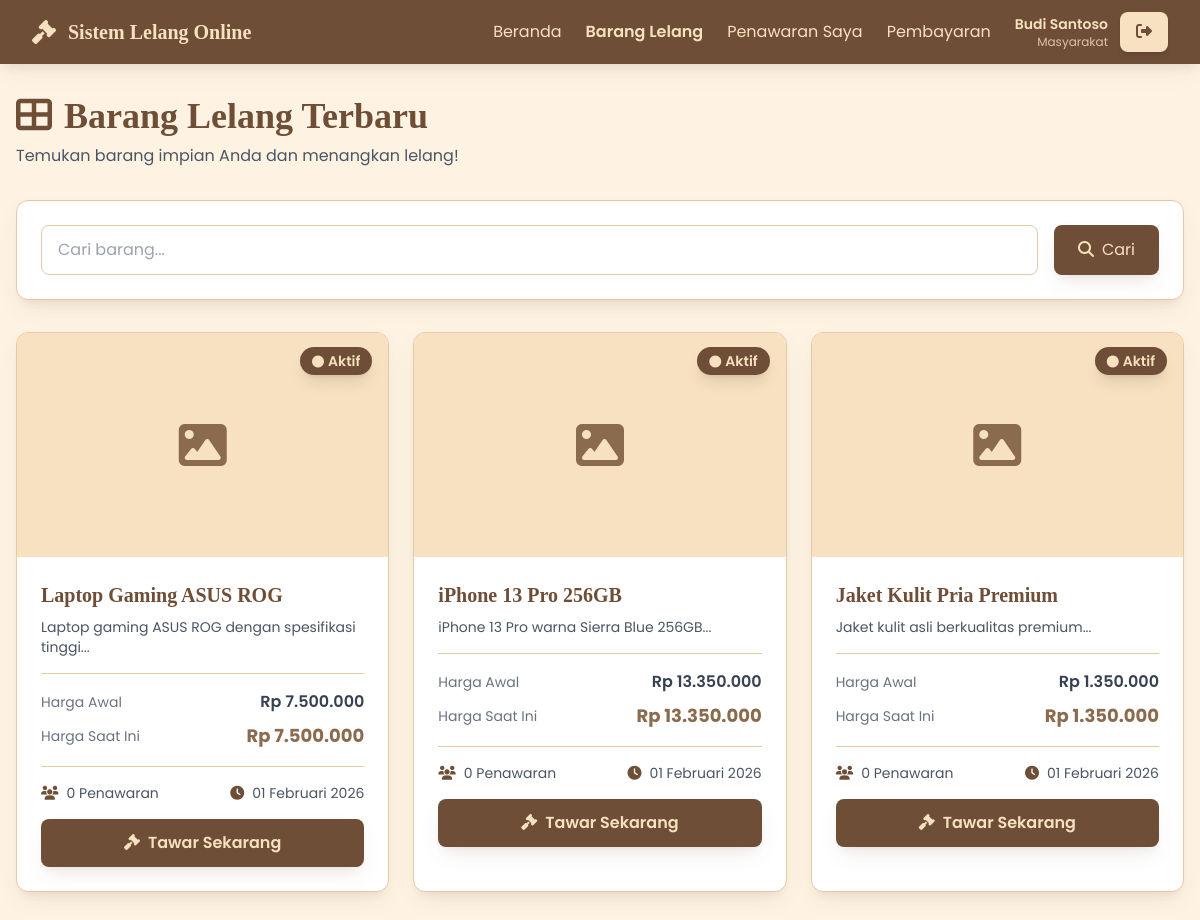
Page /masyarakat/barang_lelang.php (signed in) on the committed database.
### tables this page shows
CREATE TABLE tb_lelang (
    id_lelang INT(11) PRIMARY KEY AUTO_INCREMENT,
    id_barang INT(11) NOT NULL,
    tgl_lelang DATE NOT NULL,
    harga_akhir DECIMAL(15,2) DEFAULT 0,
    id_user INT(11),
    id_petugas INT(11),
    status ENUM('dibuka', 'ditutup') DEFAULT 'dibuka',
    created_at TIMESTAMP DEFAULT CURRENT_TIMESTAMP,
    FOREIGN KEY (id_barang) REFERENCES tb_barang(id_barang),
    FOREIGN KEY (id_user) REFERENCES tb_user(id_user),
    FOREIGN KEY (id_petugas) REFERENCES tb_user(id_user)
);

CREATE TABLE tb_barang (
    id_barang INT(11) PRIMARY KEY AUTO_INCREMENT,
    nama_barang VARCHAR(100) NOT NULL,
    tgl VARCHAR(20) NOT NULL,
    harga_awal DECIMAL(15,2) NOT NULL,
    deskripsi_barang TEXT,
    gambar VARCHAR(255),
    status_barang ENUM('pending', 'dibuka', 'ditutup') DEFAULT 'pending',
    created_at TIMESTAMP DEFAULT CURRENT_TIMESTAMP
);

### config/config.php (called while the page is built, shortened)
<?php
function formatRupiah($angka) {
    return 'Rp ' . number_format($angka, 0, ',', '.');
}
function formatTanggal($tanggal) {
    $bulan = array(
        1 => 'Januari', 'Februari', 'Maret', 'April', 'Mei', 'Juni',
        'Juli', 'Agustus', 'September', 'Oktober', 'November', 'Desember'
    );
    $pecah = explode('-', $tanggal);
    return $pecah[2] . ' ' . $bulan[(int)$pecah[1]] . ' ' . $pecah[0];
}
?>

### masyarakat/barang_lelang.php (the view, shortened to what this page needs)
<?php
require_once('../config/config.php');
$lelang_data = mysqli_query($conn, "SELECT l.*,
                                    b.nama_barang,
                                    b.harga_awal,
                                    b.gambar,
                                    b.deskripsi_barang,
                                    b.status_barang,
                                    (SELECT MAX(penawaran_harga) FROM history_lelang WHERE id_lelang = l.id_lelang) as harga_tertinggi,
                                    (SELECT COUNT(*) FROM history_lelang WHERE id_lelang = l.id_lelang) as jumlah_penawaran,
                                    (SELECT COUNT(*) FROM history_lelang WHERE id_lelang = l.id_lelang AND id_user = " . $_SESSION['id_user'] . ") as user_has_bid
                                    FROM tb_lelang l
                                    JOIN tb_barang b ON l.id_barang = b.id_barang
                                    WHERE l.status = 'dibuka'
                                    AND b.status_barang = 'dibuka'
                                    ORDER BY l.created_at DESC");
?>
<!DOCTYPE html>
<html lang="id">
<head>
    <script src="https://cdn.tailwindcss.com"></script>
    <link rel="stylesheet" href="https://cdnjs.cloudflare.com/ajax/libs/font-awesome/6.4.0/css/all.min.css">
</head>
<body class="bg-biscuit-light">
    <nav class="bg-coffee shadow-warm">
        <div class="max-w-7xl mx-auto px-4 sm:px-6 lg:px-8">
            <div class="flex justify-between h-16">
                <div class="flex items-center">
                    <i class="fas fa-gavel text-biscuit text-2xl mr-3"></i>
                    <span class="text-biscuit text-xl font-bold font-serif">Sistem Lelang Online</span>
                </div>
                <div class="flex items-center space-x-6">
                    <a href="dashboard.php" class="text-biscuit hover:text-biscuit-dark">Beranda</a>
                    <a href="barang_lelang.php" class="text-biscuit hover:text-biscuit-dark font-semibold">Barang Lelang</a>
                    <a href="penawaran_saya.php" class="text-biscuit hover:text-biscuit-dark">Penawaran Saya</a>
                    <a href="pembayaran.php" class="text-biscuit hover:text-biscuit-dark">Pembayaran</a>
                    <div class="flex items-center space-x-3">
                        <div class="text-right hidden lg:block">
                            <p class="text-biscuit text-sm font-semibold"><?php echo $_SESSION['nama_lengkap']; ?></p>
                            <p class="text-biscuit opacity-80 text-xs">Masyarakat</p>
                        </div>
                        <a href="../auth/logout.php" class="bg-biscuit hover:bg-biscuit-dark text-coffee px-4 py-2 rounded-lg transition duration-200 shadow-md">
                            <i class="fas fa-sign-out-alt"></i>
                        </a>
                    </div>
                </div>
            </div>
        </div>
    </nav>
    <div class="max-w-7xl mx-auto px-4 py-8">
        <div class="mb-8">
            <h1 class="text-4xl font-bold text-coffee font-serif mb-2">
                <i class="fas fa-th-large mr-3"></i>Barang Lelang Terbaru
            </h1>
            <p class="text-gray-600">Temukan barang impian Anda dan menangkan lelang!</p>
        </div>
        <div class="bg-white rounded-xl shadow-warm p-6 mb-8 border border-biscuit">
            <div class="flex flex-col md:flex-row gap-4">
                <div class="flex-1">
                    <input type="text" id="searchInput" placeholder="Cari barang..."
                           class="w-full px-4 py-3 border border-biscuit rounded-lg focus:ring-2 focus:ring-coffee focus:border-coffee bg-white">
                </div>
                <button onclick="searchBarang()" class="bg-coffee hover:bg-coffee-dark text-biscuit px-6 py-3 rounded-lg transition duration-200 shadow-warm">
                    <i class="fas fa-search mr-2"></i>Cari
                </button>
            </div>
        </div>
        <?php if(mysqli_num_rows($lelang_data) > 0): ?>
        <div class="grid grid-cols-1 md:grid-cols-2 lg:grid-cols-3 gap-6" id="barangGrid">
            <?php while($row = mysqli_fetch_assoc($lelang_data)): ?>
            <div class="bg-white rounded-xl shadow-warm overflow-hidden hover:shadow-xl transition duration-300 transform hover:-translate-y-1 border border-biscuit barang-card">
                <div class="h-56 bg-biscuit flex items-center justify-center relative overflow-hidden">
                    <?php
                    if(!empty($row['gambar']) && file_exists('../uploads/barang/' . $row['gambar'])):
                    ?>
                        <img src="../uploads/barang/<?php echo $row['gambar']; ?>"
                             alt="<?php echo htmlspecialchars($row['nama_barang']); ?>"
                             class="barang-image">
                    <?php elseif(!empty($row['gambar']) && file_exists('../uploads/' . $row['gambar'])): ?>
                        <img src="../uploads/<?php echo $row['gambar']; ?>"
                             alt="<?php echo htmlspecialchars($row['nama_barang']); ?>"
                             class="barang-image">
                    <?php else: ?>
                        <i class="fas fa-image text-coffee-light text-5xl"></i>
                    <?php endif; ?>
                    <div class="absolute top-4 right-4">
                        <span class="px-3 py-1 bg-coffee text-biscuit rounded-full text-sm font-semibold shadow-lg">
                            <i class="fas fa-circle text-xs mr-1 animate-pulse"></i>Aktif
                        </span>
                    </div>
                </div>
                <div class="p-6">
                    <h3 class="font-bold text-xl text-coffee font-serif mb-2 barang-name"><?php echo htmlspecialchars($row['nama_barang']); ?></h3>
                    <p class="text-gray-600 text-sm mb-4 line-clamp-2">
                        <?php echo htmlspecialchars(substr($row['deskripsi_barang'], 0, 100) . '...'); ?>
                    </p>
                    <div class="border-t border-b border-biscuit py-4 mb-4">
                        <div class="flex justify-between items-center mb-2">
                            <span class="text-sm text-gray-500">Harga Awal</span>
                            <span class="font-semibold text-gray-700">
                                <?php echo formatRupiah($row['harga_awal']); ?>
                            </span>
                        </div>
                        <div class="flex justify-between items-center">
                            <span class="text-sm text-gray-500">Harga Saat Ini</span>
                            <span class="font-bold text-coffee-light text-lg">
                                <?php echo formatRupiah($row['harga_tertinggi'] ?? $row['harga_awal']); ?>
                            </span>
                        </div>
                    </div>
                    <div class="flex items-center justify-between mb-4 text-sm text-gray-600">
                        <div class="flex items-center">
                            <i class="fas fa-users mr-2 text-coffee"></i>
                            <span><?php echo $row['jumlah_penawaran']; ?> Penawaran</span>
                        </div>
                        <div class="flex items-center">
                            <i class="fas fa-clock mr-2 text-coffee"></i>
                            <span><?php echo formatTanggal($row['tgl_lelang']); ?></span>
                        </div>
                    </div>
                    <a href="detail_lelang.php?id=<?php echo $row['id_lelang']; ?>"
                       class="block w-full bg-coffee hover:bg-coffee-dark text-biscuit text-center font-semibold py-3 rounded-lg transition duration-200 shadow-warm">
                        <i class="fas fa-gavel mr-2"></i>Tawar Sekarang
                    </a>
                </div>
            </div>
            <?php endwhile; ?>
        </div>
        <?php endif; ?>
    </div>
</body>
</html>

### masyarakat/barang_lelang.php (style rules this page uses)
* { font-family: 'Poppins', sans-serif; }
h1, h2, h3, h4, h5, h6, .font-serif { font-family: 'Playfair Display', serif; }
.bg-coffee { background-color: #6F4E37; }
.bg-biscuit { background-color: #F7E1C0; }
.bg-biscuit-light { background-color: #FEF3E2; }
.text-coffee { color: #6F4E37; }
.text-coffee-light { color: #8B6B4D; }
.text-biscuit { color: #F7E1C0; }
.border-biscuit { border-color: #E5C9A8; }
.shadow-warm { box-shadow: 0 10px 25px -5px rgba(111, 78, 55, 0.1), 0 8px 10px -6px rgba(111, 78, 55, 0.1); }
.animate-pulse { animation: pulse 2s cubic-bezier(0.4, 0, 0.6, 1) infinite; }

### rows in the picture
tb_lelang: id_barang.nama_barang "Laptop Gaming ASUS ROG", id_barang.deskripsi_barang "Laptop gaming ASUS ROG dengan spesifikasi tinggi...", id_barang.harga_awal "Rp 7.500.000", harga_awal "Rp 7.500.000", jumlah_penawaran "0", tgl_lelang "01 Februari 2026"
tb_lelang: id_barang.nama_barang "iPhone 13 Pro 256GB", id_barang.deskripsi_barang "iPhone 13 Pro warna Sierra Blue 256GB...", id_barang.harga_awal "Rp 13.350.000", harga_awal "Rp 13.350.000", jumlah_penawaran "0", tgl_lelang "01 Februari 2026"
tb_lelang: id_barang.nama_barang "Jaket Kulit Pria Premium", id_barang.deskripsi_barang "Jaket kulit asli berkualitas premium...", id_barang.harga_awal "Rp 1.350.000", harga_awal "Rp 1.350.000", jumlah_penawaran "0", tgl_lelang "01 Februari 2026"

### other values in the picture
$_SESSION['nama_lengkap'] "Budi Santoso"
